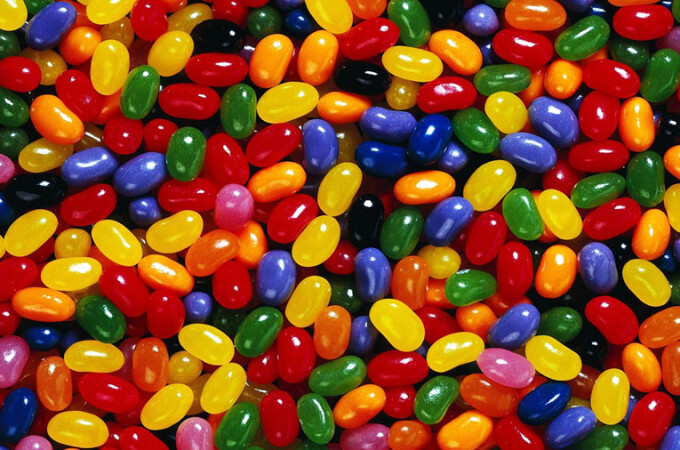
#> input picture Images/Jelly Beans.jpg, 680 x 450 px
$ python bean_counter.py
#> lines starting #> are read from the running program, lines starting #| are printed output that depends on the picture
### colour_helper.py
# Colour Helper
# Functions that help wither colours

def pixel_to_name(pixel: tuple) -> str:

    """Given a 3-tuple, return a string representing
    its colour
    Params:
        pixel = 3-tuple of values (red, green, blue)
    Returns:
        name of the colour
    """

    red, green, blue = pixel

    # TODO: detect jelly bean green

    if red < 6 and 20 <= green <= 65 and 80 <= blue <= 190:
        return"jelly bean blue"
    elif red < 200 and blue < 200 and green > 220:
        return "green"
    elif red > 170 and green < 60 and blue < 60:
        return "red"
    elif red < 60 and green > 80 and blue < 60:
        return"jelly bean green"
    else:
        return "colour unknown"

print(pixel_to_name((180, 3, 2)))
print(pixel_to_name((255, 255, 255)))

# [43 lines left out: functions is_light, pixel_to_grayscale, pixel_to_random_effect, not called in this run]

### bean_counter.py
# Jelly Bean Colour Counter
# Author: Dulneth
# 9 January 2024

# Version 0.1
#  - Count red pixels/beans
#  - Report on the percentage of all red beans
# Version 0.2
#  - Count green pixels/beans
#  - Report on the percentage of all green beans
# Version 0.2
#  - Count blue pixels/beans
#  - Report on the percentage of all blue beans

from PIL import Image

import colour_helper

RED_PIXEL = (160, 0, 0)
GREEN_PIXEL = (0, 160, 0)
BLUE_PIXEL = (0, 0, 160)

jelly_bean_img = Image.open("./Images/Jelly Beans.jpg")
#> jelly_bean_img is the input picture: PIL image 680x450 RGB; mean R, G, B 133.4, 70.9, 32

red_pixels = []
green_pixels = []
blue_pixels = []

# Visit every pixel in the image
for y in range(jelly_bean_img.height):
    for x in range(jelly_bean_img.width):
        # Get the pixel information
        current_pixel = jelly_bean_img.getpixel((x, y))

        # Detect the current pixel's colour
        if colour_helper.pixel_to_name(current_pixel) == "red":
            red_pixels.append((x, y))
        elif colour_helper.pixel_to_name((current_pixel)) == "jelly bean green":
            green_pixels.append((x, y))
        elif colour_helper.pixel_to_name((current_pixel)) == "jelly bean blue":
            blue_pixels.append((x, y))

# Create a map of all red pixels "found"
# Create a new image that stores the map
#   -   the new image should be the same size as original
orig_image_width = jelly_bean_img.width
orig_image_height = jelly_bean_img.height

blue_pixel_map = Image.new("RGB", (orig_image_width, orig_image_height))
#> blue_pixel_map: PIL image 680x450 RGB; every value is 0

# FOr every pixel location in the red_pixels list
    # Place a red pixel at that location
for pixel_loc in blue_pixels:
    blue_pixel_map.putpixel(pixel_loc, BLUE_PIXEL)
#> this loop made 2820 passes
#> pixel_loc on passes 1 to 3: (666, 5), (667, 5), (594, 6)
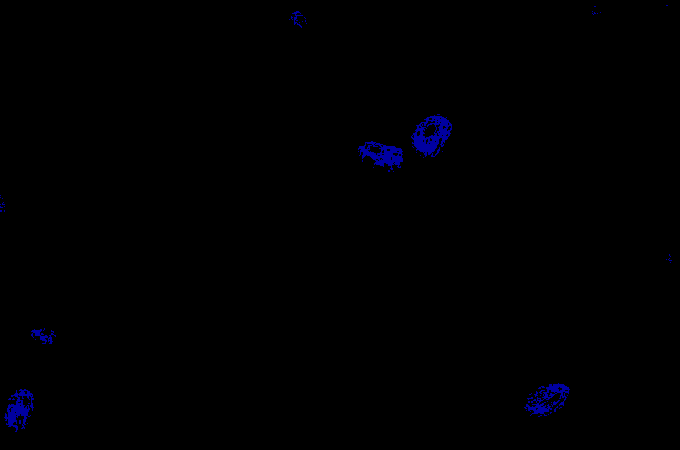
#> blue_pixel_map: PIL image 680x450 RGB; mean R, G, B 0, 0, 1.5

blue_pixel_map.save("./Images/blue_pixel_map.jpg")

# Count all the locations of red pixels
red_pixel_count = len(red_pixels)
green_pixel_count = len(green_pixels)
blue_pixel_count = len(blue_pixels)
total_pixels = jelly_bean_img.width * jelly_bean_img.height

# Divide by the total pixels in the image
red_pixel_percentage = red_pixel_count / total_pixels * 100
green_pixel_percentage = green_pixel_count / total_pixels * 100
blue_pixel_percentage = blue_pixel_count / total_pixels * 100

# Generate the report
print(f"Red Jelly Beans: {round(red_pixel_percentage, 2)}%")
#| Red Jelly Beans: 15.25%
print(f"Green Jelly Beans: {round(green_pixel_percentage, 2)}%")
#| Green Jelly Beans: 5.73%
print(f"Blue Jelly Beans: {round(blue_pixel_percentage, 2)}%")
#| Blue Jelly Beans: 0.92%

jelly_bean_img.close()
